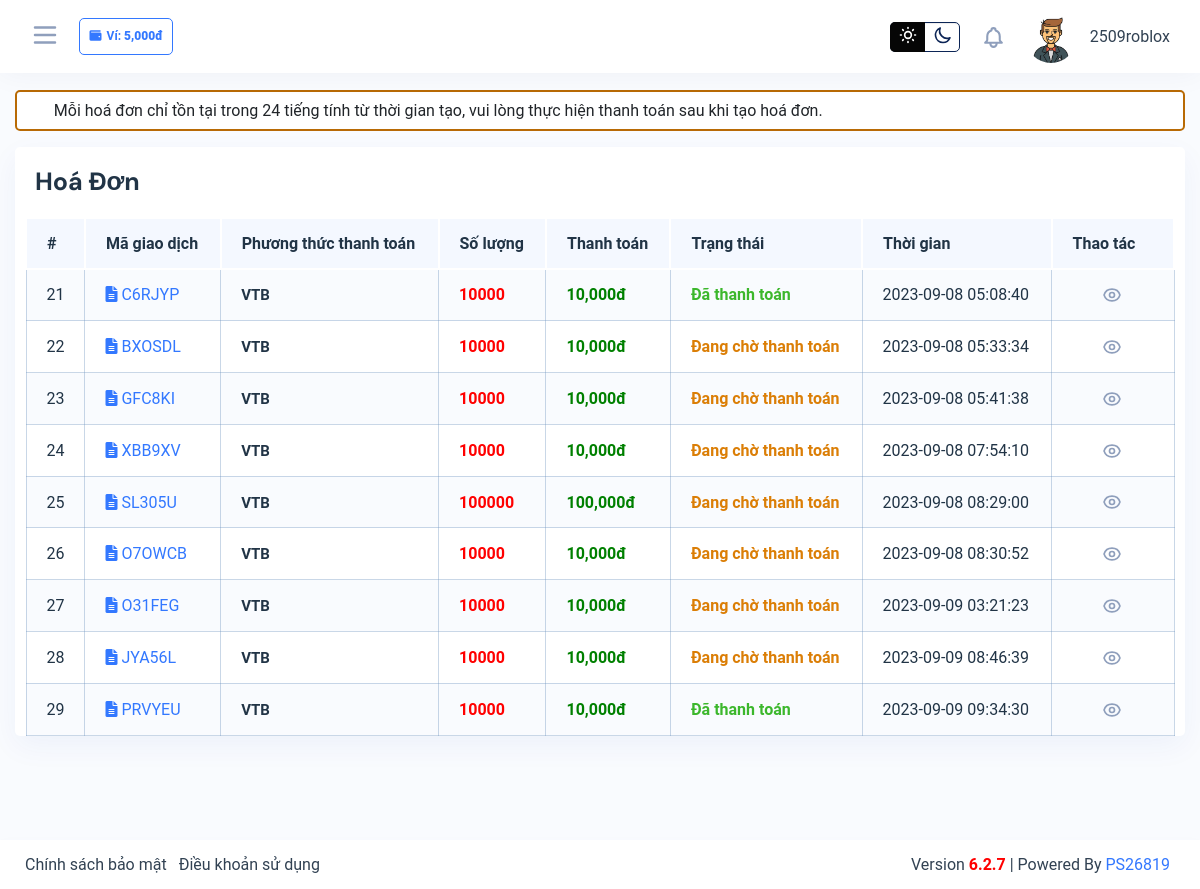
The app's page /client/invoices.php (signed in), older data.
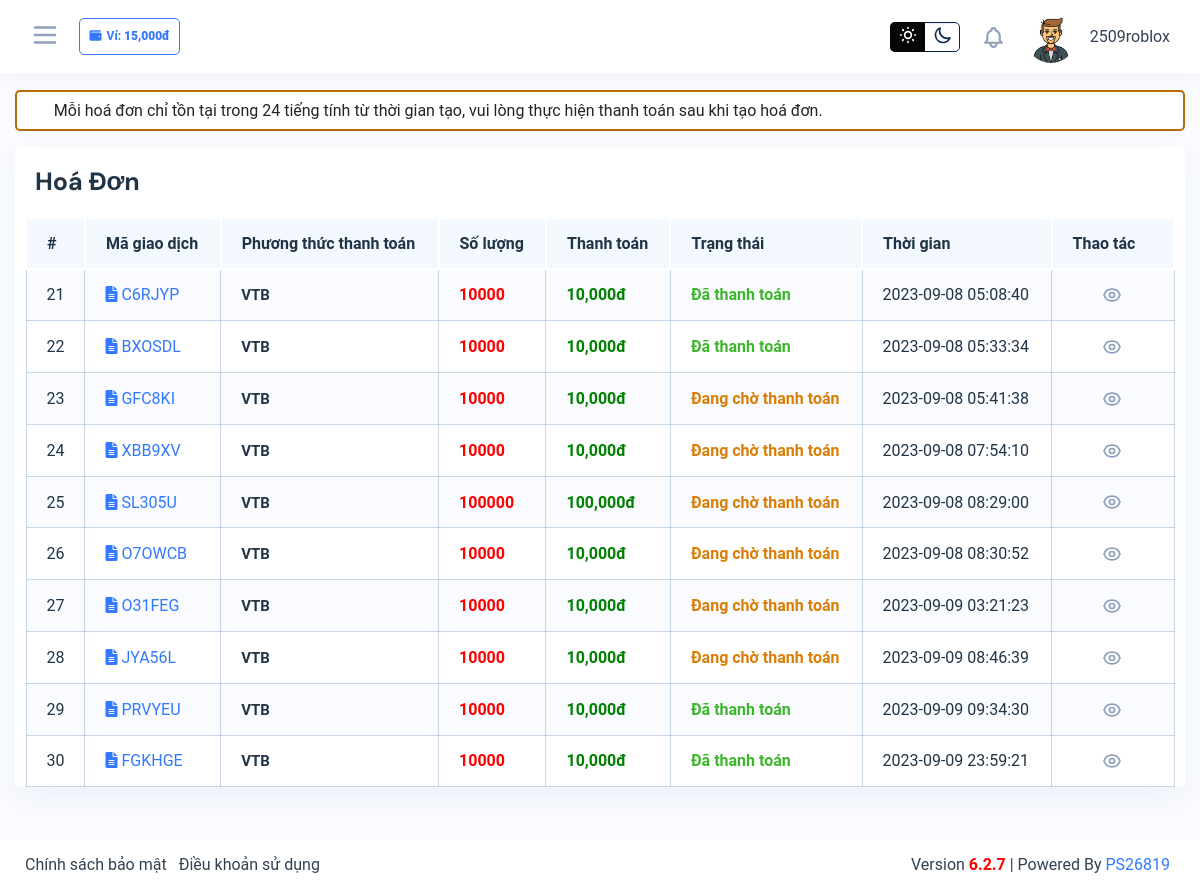
The same page, newer data.
### tables this page shows
CREATE TABLE `clone_user` (
  `user_id` int(11) NOT NULL,
  `user_username` varchar(225) NOT NULL,
  `user_password` varchar(225) NOT NULL,
  `user_email` varchar(225) NOT NULL,
  `user_asset` int(225) NOT NULL,
  `user_date` timestamp NOT NULL DEFAULT current_timestamp()
);

CREATE TABLE `clone_invoices` (
  `invoices_id` int(11) NOT NULL,
  `invoices_price` int(225) NOT NULL,
  `invoices_content` varchar(225) NOT NULL,
  `invoices_status` int(225) NOT NULL,
  `invoices_user` int(225) NOT NULL,
  `invoices_date` timestamp NOT NULL DEFAULT current_timestamp()
);

### lib/database.php (called while the page is built, shortened)
<?php
class Database
{
    public $host   = DB_HOST;
    public $user   = DB_USER;
    public $pass   = DB_PASS;
    public $dbname = DB_NAME;
    public $post = DB_POST;
    public $link;
    private function connectDB()
    {
        $this->link = new mysqli(
            $this->host,
            $this->user,
            $this->pass,
            $this->dbname,
            $this->post
        );
        $this->link->set_charset("utf8");
    }
    public function select($query)
    {
        $result = $this->link->query($query) or
            die($this->link->error . __LINE__);
        if ($result->num_rows > 0) {
            return $result;
        } else {
            return false;
        }
    }
}

### classes/brand.class.php (called while the page is built, shortened)
<?php
include_once __DIR__ . '/../lib/database.php';
$db = new Database();
?>
<?php
class invoices
{
    private $db;
    public function __construct()
    {
        global $db;
        $this->db = $db;
    }
    public function show_invoices_by_user()
    {
        $invoices_user = $_SESSION['clone_user_id'];
        $query = "SELECT * FROM clone_invoices
        JOIN clone_user ON clone_invoices.invoices_user = clone_user.user_id
        where invoices_user = '$invoices_user'
        ";
        $result = $this->db->select($query);
        return $result;
    }
}
?>
<?php
class user
{
    private $db;
    public function __construct()
    {
        global $db;
        $this->db = $db;
    }
    public function getuserbyid($id)
    {
        $query = "SELECT * FROM clone_user WHERE user_id = '$id'";
        $result = $this->db->select($query);
        return $result;
    }
}
?>

### client/invoices.php (the view, shortened to what the changed rows need)
<?php
include_once '../inc/header.inc.php';
$show_invoices = $invoices->show_invoices_by_user();
?>
<div style="padding-top:90px">
    <div class="content-page">
        <div class="container-fluid">
            <div class="row">
                <div class="col-lg-12">
                    <div class="card">
                        <div class="card-body p-0">
                            <div class="table-responsive">
                                <table class="table data-table table-striped mb-0">
                                    <thead class="table-color-heading">
                                        <tr>
                                            <th width="5%">#</th>
                                            <th>Mã giao dịch</th>
                                            <th>Phương thức thanh toán</th>
                                            <th>Số lượng</th>
                                            <th>Thanh toán</th>
                                            <th>Trạng thái</th>
                                            <th>Thời gian</th>
                                            <th>Thao tác</th>
                                        </tr>
                                    </thead>
                                    <tbody>
                                        <?php
                                        if (isset($show_invoices)) {
                                            if ($show_invoices && $show_invoices->num_rows > 0) {
                                                while ($results = $show_invoices->fetch_assoc()) {
                                        ?>
                                                    <tr>
                                                        <td><?php echo $results['invoices_id'] ?></td>
                                                        <td><a target="_blank" href="../client/payment.php?bill=<?php echo $results['invoices_content'] ?>"><i class="fas fa-file-alt"></i>
                                                                <?php echo $results['invoices_content'] ?></a></td>
                                                        <td><b style="font-size:15px;">VTB</b></td>
                                                        <td><b style="color: red;"><?php echo $results['invoices_price'] ?></b>
                                                        </td>
                                                        <td><b style="color: green;"><?php echo number_format($results['invoices_price']) ?>đ</b>
                                                        </td>
                                                        <td>
                                                            <?php
                                                            if ($results['invoices_status'] == '0') {
                                                            ?>
                                                                <p class="mb-0 text-warning font-weight-bold d-flex justify-content-start align-items-center">
                                                                    Đang chờ thanh toán</p>
                                                            <?php
                                                            } else {
                                                            ?>
                                                                <p class="mb-0 text-success font-weight-bold d-flex justify-content-start align-items-center">
                                                                    Đã thanh toán</p>
                                                            <?php
                                                            }
                                                            ?>
                                                        </td>
                                                        <td><?php echo $results['invoices_date'] ?></td>
                                                        <td>
                                                            <a class="" data-toggle="tooltip" data-placement="top" title="" data-original-title="Chi tiết hoá đơn" href="../client/payment.php?bill=<?php echo $results['invoices_content'] ?>">
                                                            </a>
                                                        </td>
                                                    </tr>
                                                <?php
                                                }
                                            } else {
                                                ?>
                                            <?php
                                            }
                                        } else {
                                            ?>
                                        <?php
                                        }
                                        ?>
                                    </tbody>
                                </table>
                            </div>
                        </div>
                    </div>
                </div>
            </div>
        </div>
    </div>
</div>
</div>
</body>
</html>

### inc/header.inc.php (shortened to what the changed rows need)
<?php
include_once __DIR__ .  '/../classes/brand.class.php';
$user = new user();
$invoices = new invoices();
if (isset($_SESSION['clone_user_id'])) {
    $getuserbyid = $user->getuserbyid($_SESSION['clone_user_id']);
}
?>
<!doctype html>
<html>
<head>
    <link rel="stylesheet" href="../public/datum/assets/css/backend-plugin.min.css">
    <link rel="stylesheet" href="../resources/css/responsive.css">
    <link rel="stylesheet" href="../resources/css/backend.css?v=1.0.0">
    <link rel="stylesheet" href="../resources/css/customize.css">
    <link rel="stylesheet" href="https://cdnjs.cloudflare.com/ajax/libs/font-awesome/6.0.0/css/all.min.css"
 />
    <link class="main-stylesheet" href="../public/sweetalert2/default.css" rel="stylesheet" type="text/css">
    <link class="main-stylesheet" href="../public/cute-alert/style.css" rel="stylesheet" type="text/css">
</head>
<body class="color-light ">
    <div class="wrapper">
        <?php
        if (isset($getuserbyid)) {
            if ($getuserbyid && $getuserbyid->num_rows > 0) {
                while ($result = $getuserbyid->fetch_assoc()) {
        ?>
        <div class="iq-top-navbar">
            <div class="iq-navbar-custom">
                <nav class="navbar navbar-expand-lg navbar-light p-0">
                    <div class="side-menu-bt-sidebar">
                        <svg xmlns="http://www.w3.org/2000/svg" class="text-secondary wrapper-menu" width="30"
                            fill="none" viewBox="0 0 24 24" stroke="currentColor">
                            <path stroke-linecap="round" stroke-linejoin="round" stroke-width="2"
                                d="M4 6h16M4 12h16M4 18h16"></path>
                        </svg>
                        <span class="badge badge2 border border-primary text-primary"><i
                                class="fas fa-wallet mr-1"></i>Ví:
                            <b><?php echo  number_format($result['user_asset']) ?>đ</b></span>
                    </div>
                    <div class="d-flex align-items-center">
                        <div class="change-mode">
                            <div class="custom-control custom-switch custom-switch-icon custom-control-inline">
                                <div class="custom-switch-inner">
                                    <label class="custom-control-label" for="dark-mode" data-mode="toggle">
                                        <span class="switch-icon-right">
                                            <svg xmlns="http://www.w3.org/2000/svg" id="h-moon" height="20" width="20"
                                                class="h-6 w-6" fill="none" viewBox="0 0 24 24" stroke="currentColor">
                                                <path stroke-linecap="round" stroke-linejoin="round" stroke-width="2"
                                                    d="M20.354 15.354A9 9 0 018.646 3.646 9.003 9.003 0 0012 21a9.003 9.003 0 008.354-5.646z">
                                                </path>
                                            </svg>
                                        </span>
                                        <span class="switch-icon-left">
                                        </span>
                                    </label>
                                </div>
                            </div>
                        </div>
                        <div class="collapse navbar-collapse" id="navbarSupportedContent">
                            <ul class="navbar-nav ml-auto navbar-list align-items-center">
                                <li class="nav-item nav-icon dropdown">
                                    <a href="#" class="search-toggle dropdown-toggle" id="notification-dropdown"
                                        data-toggle="dropdown" aria-haspopup="true" aria-expanded="false">
                                    </a>
                                </li>
                                <li class="nav-item nav-icon dropdown">
                                    <a href="#" class="nav-item nav-icon dropdown-toggle pr-0 search-toggle"
                                        id="dropdownMenuButton" data-toggle="dropdown" aria-haspopup="true"
                                        aria-expanded="false">
                                        <img src="../public/datum/assets/images/user/1.jpg"
                                            class="img-fluid avatar-rounded" alt="user">
                                        <span class="mb-0 ml-2 user-name"><?php echo  $result['user_username'] ?></span>
                                    </a>
                                </li>
                            </ul>
                        </div>
                    </div>
                </nav>
            </div>
        </div>
        <?php
                }
            } else {
                ?>
        <?php
            }
        }
        ?>

Row changes from the older to the newer data that the page shows:
changed clone_user "2509roblox": user_asset "5,000" → "15,000"
changed clone_invoices "BXOSDL": invoices_status "Đang chờ thanh toán" → "Đã thanh toán"
added clone_invoices: invoices_id "30", invoices_content "FGKHGE", invoices_price "10000", invoices_price "10,000", invoices_status "Đã thanh toán", invoices_date "2023-09-09 23:59:21"
